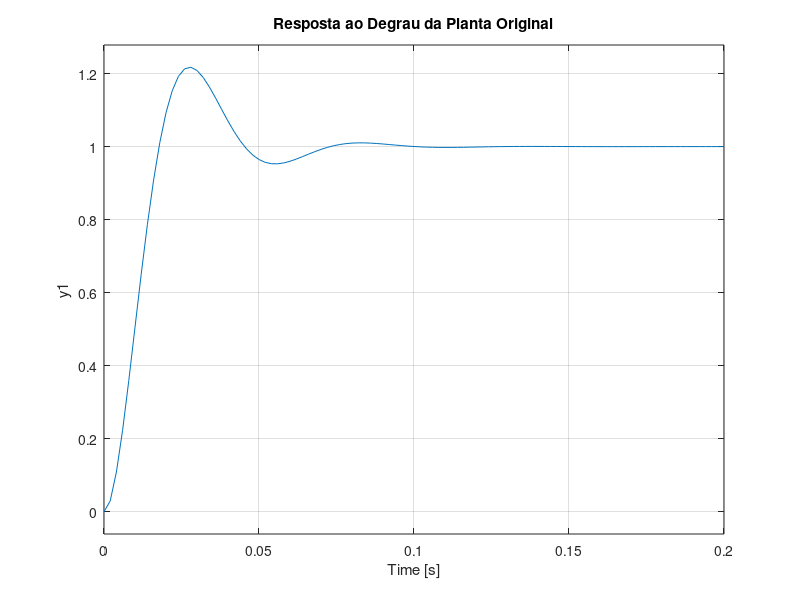
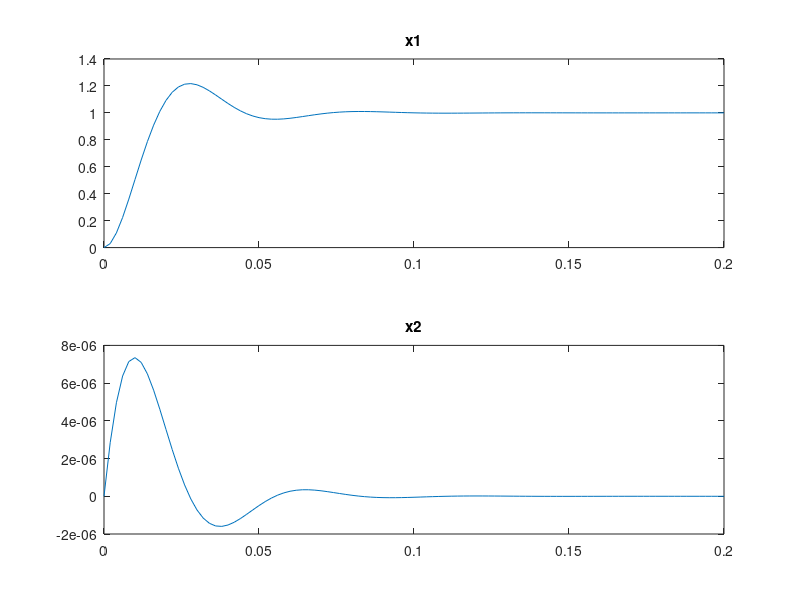

Write the MATLAB code that produced these figures, in order. (Note: this script raises an error after producing the figures.)
% Representação do Sistema no Espaço de Estados
clc;
clear;
close all;
format long;

R1=51000;
R2=18000;
C1=0.0000001;
C2=0.00000068;

A=[0 1/C1;-1/(R1*R2*C2) (-1/(R1*C2))+(-1/(R2*C2))];
B=[0;1/(R1*R2*C2)];
C=[1 0];
D=0;

[NUM,DEN] = ss2tf(A,B,C,D)

% Resposta ao degrau da função original
sistema=ss(A,B,C,D);
figure()
step(sistema)
[Y,t,X] = step(sistema);
title('Resposta ao Degrau da Planta Original')
% Separando as partes
figure()
subplot(2,1,1)
plot(t,X(:,1))
title('x1')
subplot(2,1,2)
plot(t,X(:,2))
title('x2')

% Informacoes de Projeto
Mp = 0.1
ts5 = 0.025                     

% Calculo do zeta
syms zeta
zeta = solve(Mp == exp(-pi*(zeta/sqrt(1-zeta^2))), zeta);
zeta = eval(zeta(1))

% Calculo da frequencia natutral nao amortecida (Wn), dos polos dominantes
% de malha fechada.
syms wn
wn = 3/(zeta*ts5)

% Calculo da frequencia natural amortecida (Wd).
wd = wn*sqrt(1-zeta^2)

s1=-zeta*wn+j*wn*sqrt(1-zeta^2)
s2=-zeta*wn-j*wn*sqrt(1-zeta^2)
s3=-10*abs(s1)   % Autovalor adicional para o projeto, valor mais alto que a parte real de s1 para maior estabilidade.

% Autovalores (polos de malha fechada desejados)
u1=s1;
u2=s2;
u3=s3;

% Matriz de Controlabilidade
M=ctrb(A,B)
% Teste de controlabilidade
rank(M)  

% Projeto do controlador / servosistema
A_chapeu = [A zeros(2,1);-C 0];
B_chapeu = [B;0];

% Matriz de ganhos do controlador K_chapeu = [k1 k2 -ki]
K_chapeu=acker(A_chapeu,B_chapeu,[u1 u2 u3])

% Verificando
eig(A_chapeu-B_chapeu*K_chapeu)

K = [K_chapeu(1) K_chapeu(2)];
Ki = -K_chapeu(3);
AA = [A-B*K B*Ki;-C 0];
BB = [0;0;1];
CC = [1 0 0];
DD = 0;

% Resposta ao degrau do controlador e original
figure()
step(sistema)
hold on
step(AA,BB,CC,DD)
title('Resposta ao Degrau da Planta Original X Controlador')
legend('Planta Original', 'Controlador')
hold off

% Projeto do observador de ordem plena

% Polinomio característico desejado
Pd=conv([1 -u1],[1 -u2]);
alfa1=Pd(2);
alfa2=Pd(3);
% Polinomio característico original
P=poly(A);
a1=P(2);
a2=P(3);
% Matriz de observabilidade
N=[conj(C') conj(A')*conj(C')];
rank(N)
W=[a1 1;1 0];
% Matriz de Transformação
Q=inv(W*conj(N'));
% Matriz de Ganho do Observador
Ke=Q*[alfa2-a2;alfa1-a1]
eig(A-Ke*C)

figure()
t=0:0.00001:0.14;
AAA = [A zeros(length(A)); Ke*C A-Ke*C];
BBB = [B;B];
CCC = eye(2*length(A));
DDD = zeros(2*length(A),1);

step(sistema)
hold on
so = step(AAA,BBB,CCC,DDD,1,t);
plot(t,so(:,1),'y')
title('Resposta ao Degrau da Planta Original X Observador de Ordem Plena')
legend('Planta Original', 'Observador de Ordem Plena')
hold off

figure()
ax = gca
ax.YLim = [0 1.4];
hold on
so = step(AAA,BBB,CCC,DDD,1,t);
plot(t,so(:,1),'ko')
step(AA,BB,CC,DD,1,t);
sori = step(A,B,C,D,1,t);
plot(t,sori,'r','LineWidth',2)
title('Resposta ao Degrau da Planta Original X Observador X Controlador')
legend('Observador','Controlado','Original');
hold off


%Equações recursivas
T = 1e-4;
k = 0:1:(0.15/T); 
r = ones(1,length(k)/2); 
r = [r 1.5.*r];
E(1) = 0;            % Saida do integrador          
x1(1) = 0; 
x2(1) = 0; 
y(1) = 0;            % Sinal de saida
y_til(1) = 0;  
x1_ponto(1) = 0; 
x2_ponto(1) = 0; 
x1_til(1) = 0; 
x2_til(1) = 0; 
x1_til_ponto(1) = 0; 
x2_til_ponto(1) = 0; 
e(1) = 0;          % Erro
v(1) = 0; 
u(1) = 0;          % Sinal de controle          
E_ponto(1) = r(1)-y(1);

for i=2:length(k)
    x1(i)=T*x1_ponto(i-1)+x1(i-1);
    x2(i)=T*x2_ponto(i-1)+x2(i-1);
    x1_til(i) = T*x1_til_ponto(i-1)+x1_til(i-1);
    x2_til(i) = T*x2_til_ponto(i-1)+x2_til(i-1);
    E(i) =T*E_ponto(i-1)+E(i-1);
    y(i) = C(1)*x1(i);
    y_til(i)=C(1)*x1_til(i);
    E_ponto(i) = r(i)-y(i);
    v(i) = K(1)*x1(i)+K(2)*x2(i);
    u(i) = Ki*E(i)-v(i);
    x1_ponto(i) = A(1,1)*x1(i)+A(1,2)*x2(i);
    x2_ponto(i) = A(2,1)*x1(i)+A(2,2)*x2(i)+B(2)*u(i);
    e(i) = y(i)-y_til(i);
    x1_til_ponto(i) = A(1,1)*x1_til(i)+A(1,2)*x2_til(i)+B(1)*u(i)+Ke(1)*e(i);
    x2_til_ponto(i) = A(2,1)*x1_til(i)+A(2,2)*x2_til(i)+B(2)*u(i)+Ke(2)*e(i);
end
figure()
plot(k*T, u)
title('Ação de Controle')

figure()
% step(sistema, 0.075)
% hold on
plot(k*T,y,'*g')
title('Saida do Sistema')
xlim([0.075 0.15]);
%legend('Planta Original', 'Planta Controlada')
hold off

figure()
subplot(2,1,1)
plot(k*T,x1,'*g')
title('x1')
hold on
subplot(2,1,2)
plot(k*T,x2,'*g')
title('x2')
hold on

subplot(2,1,1)
plot(k*T,x1_til,'or')
hold on
subplot(2,1,2)
plot(k*T,x2_til,'or')
hold off

figure();
plot(k*T,E_ponto,'*','DisplayName','Erro');

figure();
subplot(2,2,1); plot(k*T,x1);
title('Comportamento variável x1');grid;
subplot(2,2,3); plot(k*T,x2);
title('Comportamento variável x2');grid;
subplot(2,2,2); plot(k*T,x1_til);
title('Comportamento variável x1t');grid;
subplot(2,2,4); plot(k*T,x2_til);
title('Comportamento variável x2t');grid;

